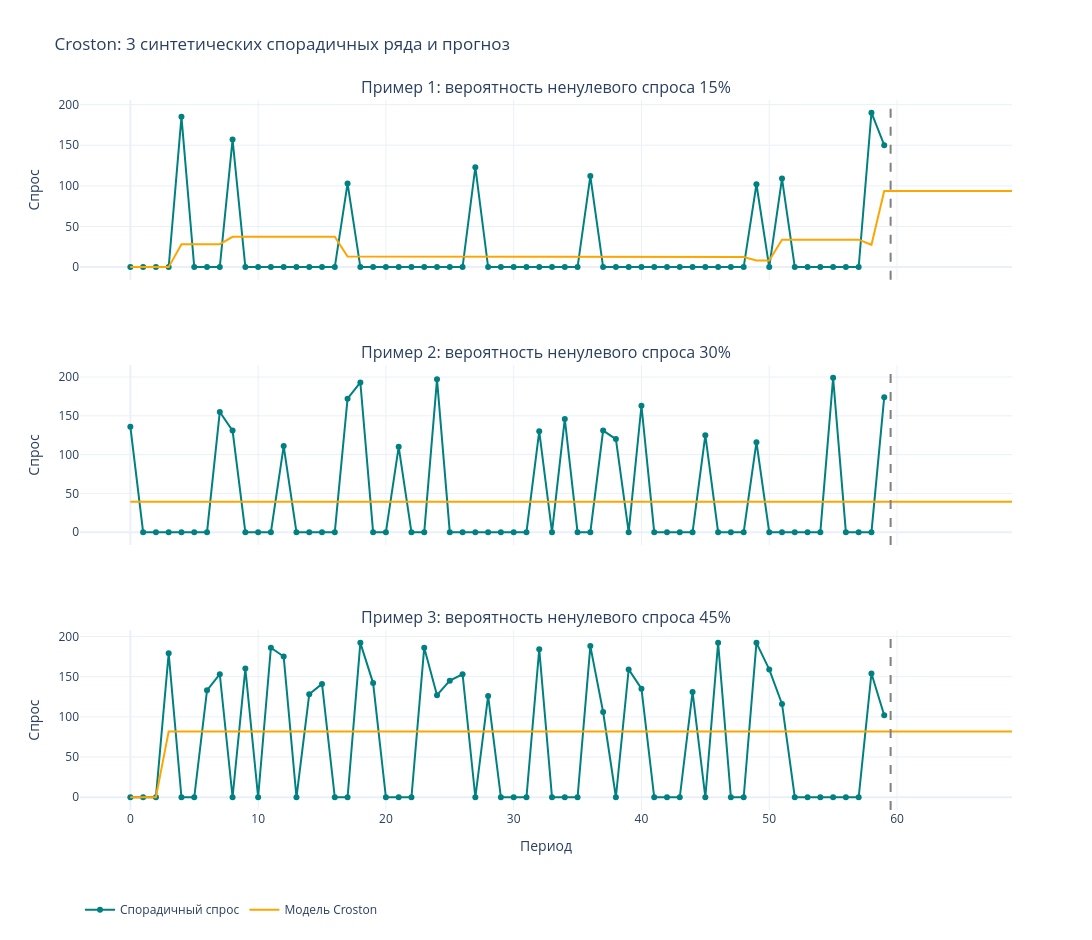

The cell this chart's notebook holds for it:
### Markdown cell above
### Croston Model
<img src = "https://github.com/aromanenko/ATSF/blob/main/pic/CrostonIdea.PNG?raw=true">

**Croston Algorithm for Time Series Forecasting**

$$ \hat{y}_{t+1}=\hat z_t/\hat{n}_t$$
where
$$ \hat z_t = \begin{cases}z_{t-1}, & y_t==0 \\ \alpha\cdot{y_t}+(1-\alpha) z_{t-1}, & y_t <>0 \end{cases}$$

$$ \hat{n}_t = \begin{cases}\hat{n}_t, & y_t==0 \\ \beta\cdot{\color{red}{n_t}}+(1-\beta) \hat{n}_{t-1}, & y_t <>0 \end{cases}$$

$\alpha$ - smoothing parameter for time level value
$\beta$ - smoothing parameter for 0-intervals length forecasting

<img src = "https://github.com/aromanenko/ATSF/blob/main/pic/CrostonIdea2.PNG?raw=true">


**Example of Realization**
- https://towardsdatascience.com/croston-forecast-model-for-intermittent-demand-360287a17f5f

### Code cell
from croston import croston

# Три синтетических спорадичных ряда: это иллюстрация модели, а не данные магазинов.
rng = np.random.default_rng(42)
probabilities = [0.15, 0.30, 0.45]
fig = make_subplots(rows=3, cols=1, shared_xaxes=True, vertical_spacing=0.12,
                    subplot_titles=[f'Пример {i}: вероятность ненулевого спроса {p:.0%}' for i, p in enumerate(probabilities, 1)])
for row, probability in enumerate(probabilities, 1):
    ts = (rng.random(60) < probability) * rng.integers(100, 200, size=60)
    fit_pred = croston.fit_croston(ts, 10, 'original')
    yhat = np.concatenate([fit_pred['croston_fittedvalues'], fit_pred['croston_forecast']])
    fig.add_trace(go.Scatter(x=np.arange(len(ts)), y=ts, mode='lines+markers',
                            name='Спорадичный спрос', legendgroup='demand', showlegend=row == 1,
                            line=dict(color='teal')), row=row, col=1)
    fig.add_trace(go.Scatter(x=np.arange(len(yhat)), y=yhat, mode='lines',
                            name='Модель Croston', legendgroup='croston', showlegend=row == 1,
                            line=dict(color='orange')), row=row, col=1)
    fig.add_vline(x=len(ts) - 0.5, line_dash='dash', line_color='gray', row=row, col=1)
    fig.update_yaxes(title_text='Спрос', row=row, col=1)
fig.update_xaxes(title_text='Период', row=3, col=1)
fig.update_layout(title='Croston: 3 синтетических спорадичных ряда и прогноз', height=940, width=1200,
                  legend=dict(orientation='h', y=-0.12, yanchor='top'), margin=dict(t=100, b=130))
fig.show()

### Figure 1 — Plotly figure (JSON) as saved in the notebook; plotly's stock layout.template omitted (floating-point values rounded to 4 significant figures)
{"data": [{"legendgroup": "demand", "line": {"color": "teal"}, "mode": "lines+markers", "name": "Спорадичный спрос", "showlegend": true, "type": "scatter", "x": [0, 1, 2, 3, 4, 5, 6, 7, 8, 9, 10, 11, 12, 13, 14, 15, 16, 17, 18, 19, 20, 21, 22, 23, 24, 25, 26, 27, 28, 29, 30, 31, 32, 33, 34, 35, 36, 37, 38, 39, 40, 41, 42, 43, 44, 45, 46, 47, 48, 49, 50, 51, 52, 53, 54, 55, 56, 57, 58, 59], "xaxis": "x", "y": [0, 0, 0, 0, 185, 0, 0, 0, 157, 0, 0, 0, 0, 0, 0, 0, 0, 103, 0, 0, 0, 0, 0, 0, 0, 0, 0, 123, 0, 0, 0, 0, 0, 0, 0, 0, 112, 0, 0, 0, 0, 0, 0, 0, 0, 0, 0, 0, 0, 102, 0, 109, 0, 0, 0, 0, 0, 0, 190, 150], "yaxis": "y"}, {"legendgroup": "croston", "line": {"color": "orange"}, "mode": "lines", "name": "Модель Croston", "showlegend": true, "type": "scatter", "x": [0, 1, 2, 3, 4, 5, 6, 7, 8, 9, 10, 11, 12, 13, 14, 15, 16, 17, 18, 19, 20, 21, 22, 23, 24, 25, 26, 27, 28, 29, 30, 31, 32, 33, 34, 35, 36, 37, 38, 39, 40, 41, 42, 43, 44, 45, 46, 47, 48, 49, 50, 51, 52, 53, 54, 55, 56, 57, 58, 59, 60, 61, 62, 63, 64, 65, 66, 67, 68, 69], "xaxis": "x", "y": [0.0, 0.0, 0.0, 0.0, 28.22, 28.22, 28.22, 28.22, 37.32, 37.32, 37.32, 37.32, 37.32, 37.32, 37.32, 37.32, 37.32, 12.95, 12.95, 12.95, 12.95, 12.95, 12.95, 12.95, 12.95, 12.95, 12.95, 12.36, 12.36, 12.36, 12.36, 12.36, 12.36, 12.36, 12.36, 12.36, 12.43, 12.43, 12.43, 12.43, 12.43, 12.43, 12.43, 12.43, 12.43, 12.43, 12.43, 12.43, 12.43, 8.227, 8.227, 33.76, 33.76, 33.76, 33.76, 33.76, 33.76, 33.76, 27.51, 93.73, 93.73, 93.73, 93.73, 93.73, 93.73, 93.73, 93.73, 93.73, 93.73, 93.73], "yaxis": "y"}, {"legendgroup": "demand", "line": {"color": "teal"}, "mode": "lines+markers", "name": "Спорадичный спрос", "showlegend": false, "type": "scatter", "x": [0, 1, 2, 3, 4, 5, 6, 7, 8, 9, 10, 11, 12, 13, 14, 15, 16, 17, 18, 19, 20, 21, 22, 23, 24, 25, 26, 27, 28, 29, 30, 31, 32, 33, 34, 35, 36, 37, 38, 39, 40, 41, 42, 43, 44, 45, 46, 47, 48, 49, 50, 51, 52, 53, 54, 55, 56, 57, 58, 59], "xaxis": "x2", "y": [136, 0, 0, 0, 0, 0, 0, 155, 131, 0, 0, 0, 111, 0, 0, 0, 0, 172, 193, 0, 0, 110, 0, 0, 197, 0, 0, 0, 0, 0, 0, 0, 130, 0, 146, 0, 0, 131, 120, 0, 163, 0, 0, 0, 0, 125, 0, 0, 0, 116, 0, 0, 0, 0, 0, 199, 0, 0, 0, 174], "yaxis": "y2"}, {"legendgroup": "croston", "line": {"color": "orange"}, "mode": "lines", "name": "Модель Croston", "showlegend": false, "type": "scatter", "x": [0, 1, 2, 3, 4, 5, 6, 7, 8, 9, 10, 11, 12, 13, 14, 15, 16, 17, 18, 19, 20, 21, 22, 23, 24, 25, 26, 27, 28, 29, 30, 31, 32, 33, 34, 35, 36, 37, 38, 39, 40, 41, 42, 43, 44, 45, 46, 47, 48, 49, 50, 51, 52, 53, 54, 55, 56, 57, 58, 59, 60, 61, 62, 63, 64, 65, 66, 67, 68, 69], "xaxis": "x2", "y": [39.19, 39.19, 39.19, 39.19, 39.19, 39.19, 39.19, 39.19, 39.19, 39.19, 39.19, 39.19, 39.19, 39.19, 39.19, 39.19, 39.19, 39.19, 39.19, 39.19, 39.19, 39.19, 39.19, 39.19, 39.19, 39.19, 39.19, 39.19, 39.19, 39.19, 39.19, 39.19, 39.19, 39.19, 39.19, 39.19, 39.19, 39.19, 39.19, 39.19, 39.19, 39.19, 39.19, 39.19, 39.19, 39.19, 39.19, 39.19, 39.19, 39.19, 39.19, 39.19, 39.19, 39.19, 39.19, 39.19, 39.19, 39.19, 39.19, 39.19, 39.19, 39.19, 39.19, 39.19, 39.19, 39.19, 39.19, 39.19, 39.19, 39.19], "yaxis": "y2"}, {"legendgroup": "demand", "line": {"color": "teal"}, "mode": "lines+markers", "name": "Спорадичный спрос", "showlegend": false, "type": "scatter", "x": [0, 1, 2, 3, 4, 5, 6, 7, 8, 9, 10, 11, 12, 13, 14, 15, 16, 17, 18, 19, 20, 21, 22, 23, 24, 25, 26, 27, 28, 29, 30, 31, 32, 33, 34, 35, 36, 37, 38, 39, 40, 41, 42, 43, 44, 45, 46, 47, 48, 49, 50, 51, 52, 53, 54, 55, 56, 57, 58, 59], "xaxis": "x3", "y": [0, 0, 0, 179, 0, 0, 133, 153, 0, 160, 0, 186, 175, 0, 128, 141, 0, 0, 192, 142, 0, 0, 0, 186, 127, 145, 153, 0, 126, 0, 0, 0, 184, 0, 0, 0, 188, 106, 0, 159, 135, 0, 0, 0, 131, 0, 192, 0, 0, 192, 159, 116, 0, 0, 0, 0, 0, 0, 154, 102], "yaxis": "y3"}, {"legendgroup": "croston", "line": {"color": "orange"}, "mode": "lines", "name": "Модель Croston", "showlegend": false, "type": "scatter", "x": [0, 1, 2, 3, 4, 5, 6, 7, 8, 9, 10, 11, 12, 13, 14, 15, 16, 17, 18, 19, 20, 21, 22, 23, 24, 25, 26, 27, 28, 29, 30, 31, 32, 33, 34, 35, 36, 37, 38, 39, 40, 41, 42, 43, 44, 45, 46, 47, 48, 49, 50, 51, 52, 53, 54, 55, 56, 57, 58, 59, 60, 61, 62, 63, 64, 65, 66, 67, 68, 69], "xaxis": "x3", "y": [0.0, 0.0, 0.0, 81.92, 81.92, 81.92, 81.92, 81.92, 81.92, 81.92, 81.92, 81.92, 81.92, 81.92, 81.92, 81.92, 81.92, 81.92, 81.92, 81.92, 81.92, 81.92, 81.92, 81.92, 81.92, 81.92, 81.92, 81.92, 81.92, 81.92, 81.92, 81.92, 81.92, 81.92, 81.92, 81.92, 81.92, 81.92, 81.92, 81.92, 81.92, 81.92, 81.92, 81.92, 81.92, 81.92, 81.92, 81.92, 81.92, 81.92, 81.92, 81.92, 81.92, 81.92, 81.92, 81.92, 81.92, 81.92, 81.92, 81.92, 81.92, 81.92, 81.92, 81.92, 81.92, 81.92, 81.92, 81.92, 81.92, 81.92], "yaxis": "y3"}], "layout": {"annotations": [{"font": {"size": 16}, "showarrow": false, "text": "Пример 1: вероятность ненулевого спроса 15%", "x": 0.5, "xanchor": "center", "xref": "paper", "y": 1.0, "yanchor": "bottom", "yref": "paper"}, {"font": {"size": 16}, "showarrow": false, "text": "Пример 2: вероятность ненулевого спроса 30%", "x": 0.5, "xanchor": "center", "xref": "paper", "y": 0.6267, "yanchor": "bottom", "yref": "paper"}, {"font": {"size": 16}, "showarrow": false, "text": "Пример 3: вероятность ненулевого спроса 45%", "x": 0.5, "xanchor": "center", "xref": "paper", "y": 0.2533, "yanchor": "bottom", "yref": "paper"}], "height": 940, "legend": {"orientation": "h", "y": -0.12, "yanchor": "top"}, "margin": {"b": 130, "t": 100}, "shapes": [{"line": {"color": "gray", "dash": "dash"}, "type": "line", "x0": 59.5, "x1": 59.5, "xref": "x", "y0": 0, "y1": 1, "yref": "y domain"}, {"line": {"color": "gray", "dash": "dash"}, "type": "line", "x0": 59.5, "x1": 59.5, "xref": "x2", "y0": 0, "y1": 1, "yref": "y2 domain"}, {"line": {"color": "gray", "dash": "dash"}, "type": "line", "x0": 59.5, "x1": 59.5, "xref": "x3", "y0": 0, "y1": 1, "yref": "y3 domain"}], "title": {"text": "Croston: 3 синтетических спорадичных ряда и прогноз"}, "width": 1200, "xaxis": {"anchor": "y", "domain": [0.0, 1.0], "matches": "x3", "showticklabels": false}, "xaxis2": {"anchor": "y2", "domain": [0.0, 1.0], "matches": "x3", "showticklabels": false}, "xaxis3": {"anchor": "y3", "domain": [0.0, 1.0], "title": {"text": "Период"}}, "yaxis": {"anchor": "x", "domain": [0.7467, 1.0], "title": {"text": "Спрос"}}, "yaxis2": {"anchor": "x2", "domain": [0.3733, 0.6267], "title": {"text": "Спрос"}}, "yaxis3": {"anchor": "x3", "domain": [0.0, 0.2533], "title": {"text": "Спрос"}}}}
